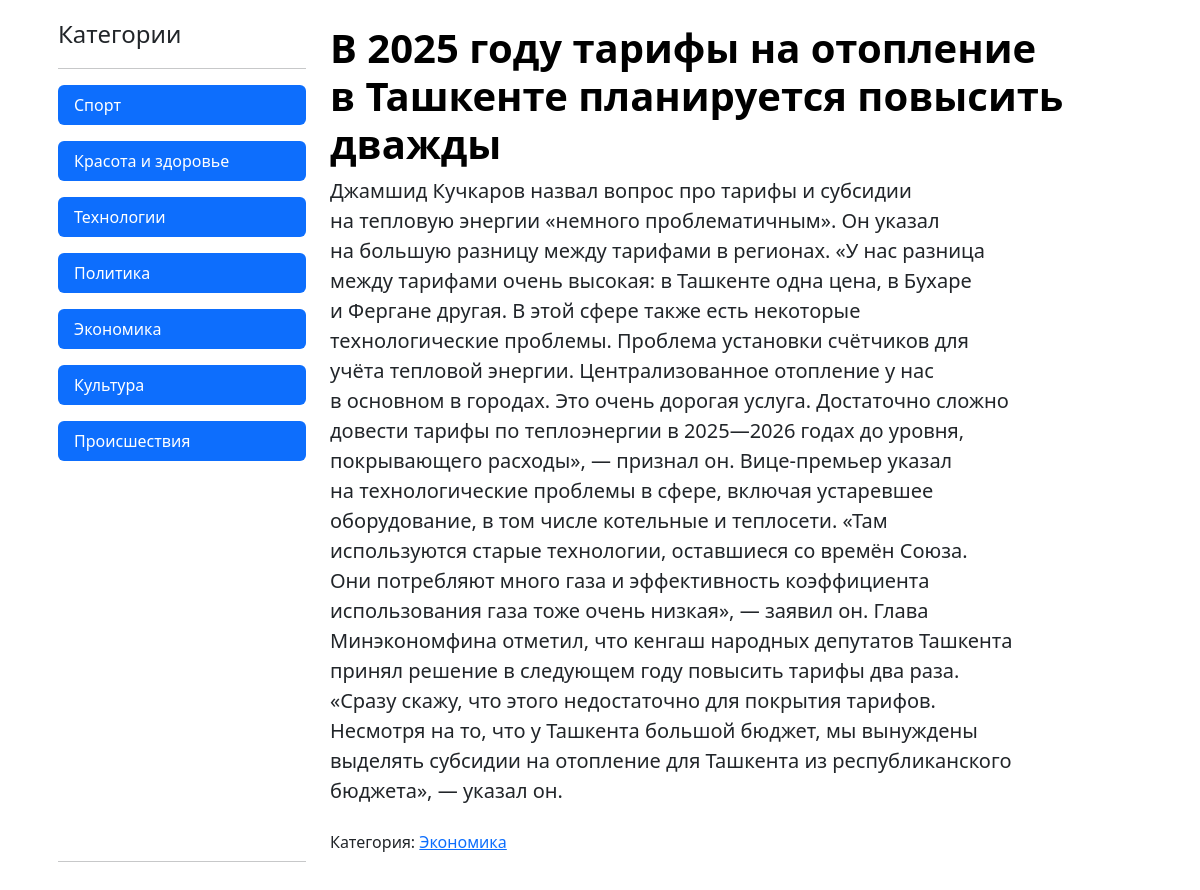
Page /news/4 on the committed database.
### index/models.py (models this page shows, shortened)
class Category(models.Model):
    category_name = models.CharField(max_length=32)
    added_date = models.DateTimeField(auto_now_add=True)
    def __str__(self):
        return self.category_name
    class Meta:
        verbose_name_plural = 'Категория новостей'

class News(models.Model):
    news_header = models.CharField(max_length=128)
    news_text = models.TextField()
    news_category = models.ForeignKey(Category, on_delete=models.CASCADE)
    added_date = models.DateTimeField(auto_now_add=True)
    class Meta:
        verbose_name_plural = 'Новость'

### index/views.py (the view)
# urls.py: path('news/<int:pk>', views.news_page),
def news_page (request, pk):
    news = News.objects.get(id=pk)
    categories = Category.objects.all()
    context = {
        'categories': categories,
        'news': news
    }
    return render(request, 'news_page.html', context)

### index/templates/news_page.html (shortened to what this page needs)
<!DOCTYPE html>
<html lang="ru">
<head>
    <link rel="stylesheet" href="https://cdn.jsdelivr.net/npm/bootstrap@5.3.3/dist/css/bootstrap.min.css">
</head>
<body>
<div class="container d-flex 100">
<div class="d-flex flex-column flex-shrink-0 p-3" style="width: 280px;">
        <span class="fs-4">Категории</span>
        <hr>
        <ul class="nav nav-pills flex-column mb-auto">
            {% for c in categories %}
            <li class="nav-item mb-3">
                <a href="/category/{{ c.id }}" class="nav-link active" aria-current="page">{{ c }}</a>
            </li>
            {% endfor %}
        </ul>
        <hr>
    </div>
<div class="px-2 py-2 my-3">
    <h1 class="display-6 fw-bold text-body-emphasis">{{ news.news_header }}</h1>
    <div class="col-lg-10"><p class="lead mb-4">{{ news.news_text }}</p>
        <div class="d-grid gap-2 d-sm-flex">
            <p>Категория: <a href="news.news_category">{{ news.news_category }}</a></p>
        </div>
    </div>
</div>
</div>
</body>
</html>

### rows in the picture
Category: category_name "Спорт"
Category: category_name "Красота и здоровье"
Category: category_name "Технологии"
Category: category_name "Политика"
Category: category_name "Экономика"
Category: category_name "Культура"
Category: category_name "Происшествия"
News: news_header "В 2025 году тарифы на отопление в Ташкенте планируется повысить дважды", news_text "Джамшид Кучкаров назвал вопрос про тарифы и субсидии на тепловую энергии «немного проблематичным». Он указал на большую разницу между тарифами в регионах. «У нас разница между тарифами очень высокая: в Ташкенте одна цена, в Бухаре и Фергане другая. В этой сфере также есть некоторые технологические проблемы. Проблема установки счётчиков для учёта тепловой энергии. Централизованное отопление у нас в основном в городах. Это очень дорогая услуга. Достаточно сложно довести тарифы по теплоэнергии в 2025—2026 годах до уровня, покрывающего расходы», — признал он. Вице-премьер указал на технологические проблемы в сфере, включая устаревшее оборудование, в том числе котельные и теплосети. «Там…", news_category "Экономика"
